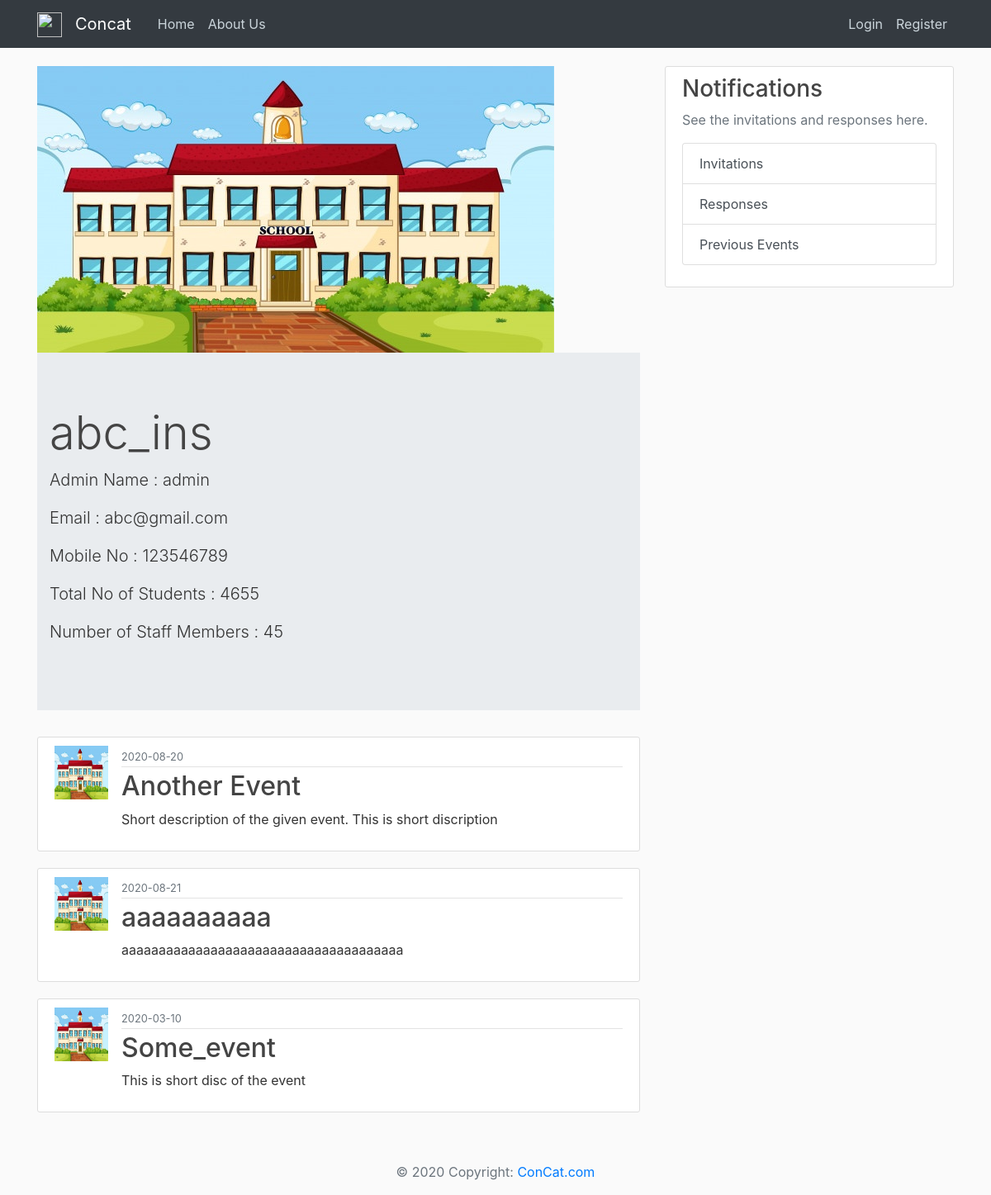
The app's page /institute_info/5 with its own data.
### FlaskApp/models.py (models this page shows, shortened)
class Institute(db.Model , UserMixin):
	id = db.Column(db.Integer , primary_key = True)
	ins_name = db.Column(db.String(70),unique = True,nullable = False)
	admin_name = db.Column(db.String(50),nullable = False)
	address = db.Column(db.String(100),nullable=False)
	mobile_no = db.Column(db.Integer,unique = True,nullable=False)
	no_of_students = db.Column(db.Integer,nullable=False)
	no_of_staff = db.Column(db.Integer,nullable=False)
	email = db.Column(db.String(120),unique = True,nullable = False)
	password = db.Column(db.String(60),nullable=False)
	scope = db.Column(db.String(200),nullable=False)
	ins_img = db.Column(db.String(20), default='default.jpg')
	posts = db.relationship('Event',backref='host',lazy=True)

class Event(db.Model):
	id = db.Column(db.Integer , primary_key = True)
	title = db.Column(db.String(70),nullable = False)
	short_disc = db.Column(db.String(150),nullable = False)
	long_disc = db.Column(db.String(2000),nullable=False)
	poster = db.Column(db.String(20), default='default.jpg')
	reg_last_date = db.Column(db.DateTime , nullable=False)
	event_date = db.Column(db.DateTime , nullable=False)
	ins_id = db.Column(db.Integer,db.ForeignKey('institute.id'),nullable=False)

### FlaskApp/routes.py (the view)
@app.route("/institute_info/<int:ins_id>")
def institute_info(ins_id):
	institute = Institute.query.get_or_404(ins_id)
	events = Event.query.filter_by(host=institute).order_by(Event.event_date.desc())
	return render_template('institute_info.html',title=institute.ins_name,institute=institute , events = events)

### FlaskApp/templates/institute_info.html
{% extends "layout.html" %}
{% block content %}
    <img src="{{ url_for('static' , filename = 'ins_profiles/'+institute.ins_img) }}">
    <div class="jumbotron jumbotron-fluid">
      <div class="container">
        <h1 class="display-4"> {{ institute.ins_name }}</h1>
        <p class="lead">Admin Name : {{ institute.admin_name }}</p>
        <p class="lead">Email : {{ institute.email }}</p>
        <p class="lead">Mobile No : {{ institute.mobile_no }}</p>
        <p class="lead">Total No of Students : {{ institute.no_of_students }}</p>
        <p class="lead">Number of Staff Members : {{ institute.no_of_staff }}</p>
      </div>
  </div>
    {% for event in events %}
       <article class="media content-section">
          <img class="rounded_circle article-img" src="{{ url_for('static' , filename = 'ins_profiles/'+event.host.ins_img) }}">
          <div class="media-body">
            <div class="article-metadata">
              <small class="text-muted">{{ event.reg_last_date.strftime('%Y-%m-%d') }}</small>
            </div>
            <h2><a class="article-title" href="{{ url_for('event',event_id=event.id) }}">{{ event.title }}</a></h2>
            <p class="article-content">{{ event.short_disc }}</p>
          </div>
        </article>
   {% endfor %}
{% endblock content %}

### FlaskApp/static/main.css (style rules this page uses)
body { background: #fafafa; color: #333333; margin-top: 5rem; }
h1, h2, h3, h4, h5, h6 { color: #444444; }
.content-section { background: #ffffff; padding: 10px 20px; border: 1px solid #dddddd; border-radius: 3px; margin-bottom: 20px; }
.article-title { color: #444444; }
.article-content { white-space: pre-line; }
.article-img { height: 65px; width: 65px; margin-right: 16px; }
.article-metadata { padding-bottom: 1px; margin-bottom: 4px; border-bottom: 1px solid #e3e3e3 }

### records on screen
Institute: ins_img (placeholder picture), ins_name "abc_ins", admin_name "admin", email "abc@gmail.com", mobile_no "123546789", no_of_students "4655", no_of_staff "45"
Event: ins_img (placeholder picture), reg_last_date "2020-08-20", title "Another Event", short_disc "Short description of the given event. This is short discription"
Event: ins_img (placeholder picture), reg_last_date "2020-08-21", title "aaaaaaaaaa", short_disc "aaaaaaaaaaaaaaaaaaaaaaaaaaaaaaaaaaaaaa"
Event: ins_img (placeholder picture), reg_last_date "2020-03-10", title "Some_event", short_disc "This is short disc of the event"
